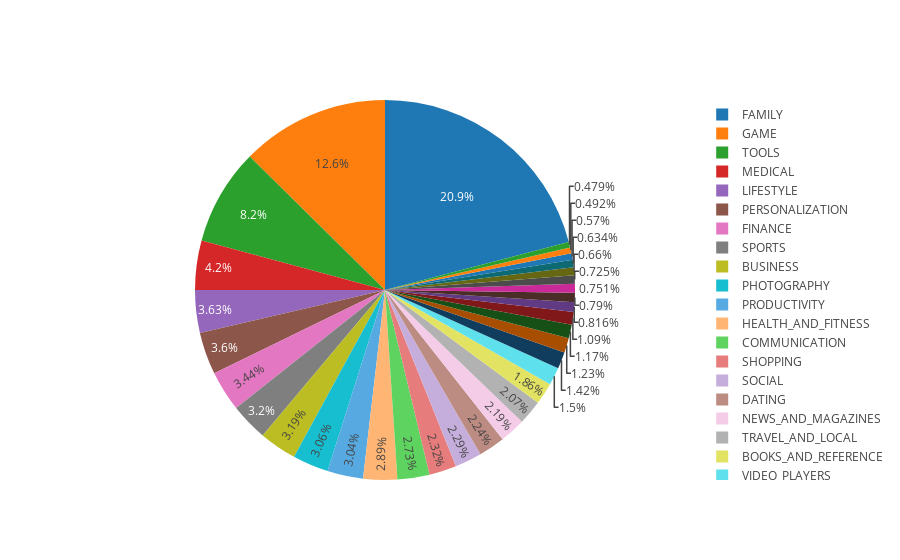

Write notebook code for a chart like this one.
### Code cell
import plotly
import plotly.graph_objs as go
from plotly.offline import iplot 
plotly.offline.init_notebook_mode(connected=True)
numOfApps = df['Category'].value_counts().sort_values(ascending=True)
data = [go.Pie(
labels = numOfApps.index, values = numOfApps.values, hoverinfo = 'none')]
iplot(data)

### Figure 1 — Plotly figure (JSON) as saved in the notebook; plotly's stock layout.template omitted (floating-point values rounded to 4 significant figures)
{"data": [{"hoverinfo": "none", "labels": ["BEAUTY", "EVENTS", "PARENTING", "COMICS", "WEATHER", "HOUSE_AND_HOME", "ART_AND_DESIGN", "LIBRARIES_AND_DEMO", "AUTO_AND_VEHICLES", "FOOD_AND_DRINK", "ENTERTAINMENT", "MAPS_AND_NAVIGATION", "EDUCATION", "VIDEO_PLAYERS", "BOOKS_AND_REFERENCE", "TRAVEL_AND_LOCAL", "NEWS_AND_MAGAZINES", "DATING", "SOCIAL", "SHOPPING", "COMMUNICATION", "HEALTH_AND_FITNESS", "PRODUCTIVITY", "PHOTOGRAPHY", "BUSINESS", "SPORTS", "FINANCE", "PERSONALIZATION", "LIFESTYLE", "MEDICAL", "TOOLS", "GAME", "FAMILY"], "type": "pie", "uid": "2fb84ded-5816-45da-ad31-583219a0f784", "values": [37, 38, 44, 49, 51, 56, 58, 61, 63, 84, 90, 95, 110, 116, 144, 160, 169, 173, 177, 179, 211, 223, 235, 236, 246, 247, 266, 278, 280, 324, 633, 974, 1616]}], "layout": {}}
